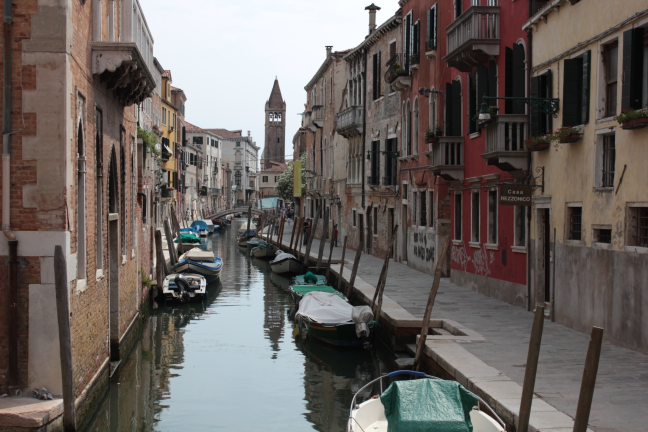
%> input picture 9/datasets/venice_canal_exp_0.jpg, 1296 x 864 px (shown at 1/2 size); its folder holds only this picture in this run
$ octave submission.m   (GNU Octave 9; MATLAB toolbox functions it lacks are replaced by stand-ins)
%> lines starting %> are read from the running program, lines starting %| are printed output that depends on the picture; in (x1, y1, x2, y2) boxes, pixels count from 0 and x2, y2 are one past the last pixel; in counts of white or black regions, pixels touching at a corner belong together; the program's own positions count from 1
### 10/utils/ReadLDR2Stack.m
function stack = ReadLDR2Stack(name_folder,format),
%> called with name_folder = 'datasets', format = 'jpg'
    list = dir([name_folder, '/*.', format]);
    n = length(list);
    name = [name_folder, '/', list(1).name];
    img_info = imfinfo(name);
    stack = zeros(img_info.Height, img_info.Width, img_info.NumberOfSamples, n, 'single');
    for i=1:n
        disp(list(i).name);
        stack(:,:,:,i) = single(im2double(imread([name_folder, '/', list(i).name])));
    end
end

### 10/utils/deghosting.m
function imgOut = deghosting(stack, iters, erosion_kernel_size, dilation_kernel_size, ward_percentile)
%> called with iters = 1, erosion_kernel_size = 3, dilation_kernel_size = 17, ward_percentile = 0.6
    [r,c,col,n] = size(stack);
%> r = 864; c = 1296; col = 3; n = 1
    total = zeros(r,c);
    weight = ones(r,c,n);
    moveMask = zeros(r,c);

    for i=1:n,
        img = stack(:,:,:,i);
        L = 0.2126 * img(:,:,1) + 0.7152 * img(:,:,2) + 0.0722 * img(:,:,3);

        % Calculating Mertens Well Exposedness
        sigma  = 0.2; %taken from original paper's parameters
        sigma2 = 2.0*sigma^2;

        well_exposedness = ones(r,c);

        for j=1:col,
            well_exposedness = well_exposedness .* exp(-(img(:,:,j)-0.5).^2/sigma2);
        end

        % Calculating Mertens Contrast
        imgEdge = imfilter(L,[0 1 0; 1 -4 1; 0 1 0],'replicate');
        contrast = abs(imfilter(imgEdge,[-1,-1,-1;-1,8,-1;-1,-1,-1],'replicate'));

        %Calculating Mertens Saturation
        mean_rgb = (img(:,:,1) + img(:,:,2) + img(:,:,3))/3;
        saturation = sqrt(((img(:,:,1)-mean_rgb).^2 + (img(:,:,2)-mean_rgb).^2 + (img(:,:,3)-mean_rgb).^2)/3);

        %Calculating weights
        weight(:,:,i) = (well_exposedness .* contrast .* saturation) + 1e-12;

        % Move mask
        grey = (54 * img(:,:,1) + 183 * img(:,:,2) +  19 * img(:,:,3)) / 256;
        matrix = sort(reshape(grey, r * c, 1));
        medVal = matrix(max([round(r * c * ward_percentile), 1]));
        mask = zeros(size(grey));
        mask(grey > medVal) = 1.0;
        moveMask = moveMask + mask;
    end
%> this loop made 1 pass
%> medVal on pass 1: 0.402
%> pass 1, in deghosting, `imgEdge = imfilter(L,[0 1 0; 1 -4 1; 0 1 0],'replicate');`:
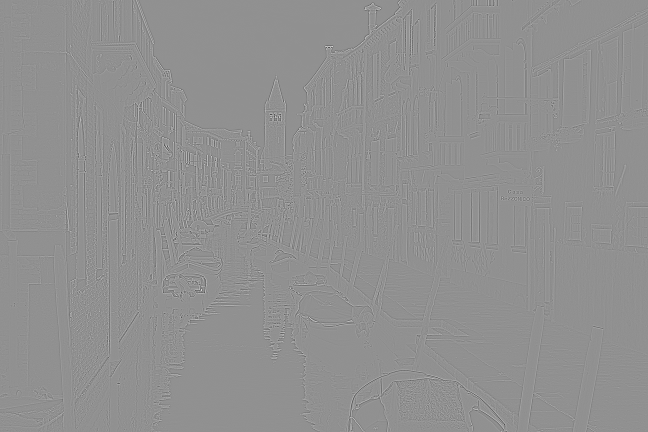
%> imgEdge: size 864x1296 single (shown at 1/2 size); min -1.15, max 0.871, mean 1.4e-10; drawn with min black and max white
%> pass 1, in deghosting, `contrast = abs(imfilter(imgEdge,[-1,-1,-1;-1,8,-1;-1,-1,-1],'replicate..`:
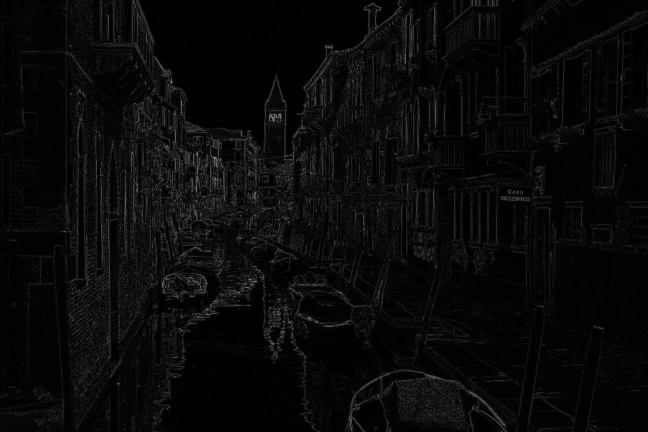
%> contrast: size 864x1296 single (shown at 1/2 size); min 0, max 9.02, mean 0.337; drawn with min black and max white
%> after the loop:
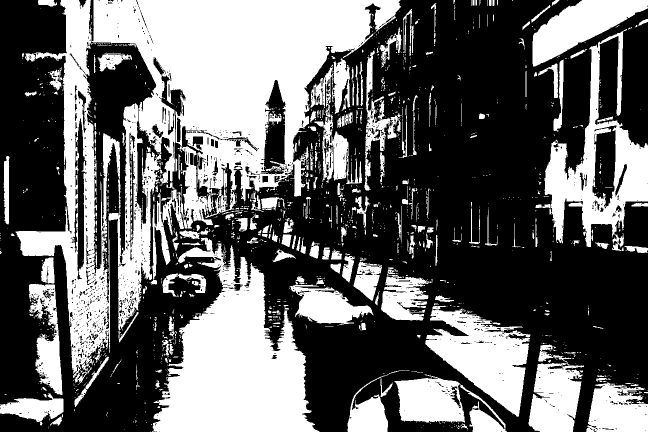
%> mask: size 864x1296 double (shown at 1/2 size); values 0 (black) and 1 (white), 40% white; 1557 white regions (1267 under 20 px), largest, box (x1, y1, x2, y2) and area: (184, 0, 802, 457) 128441, (304, 475, 639, 864) 69749, (31, 0, 325, 768) 62163
%> after the loop:
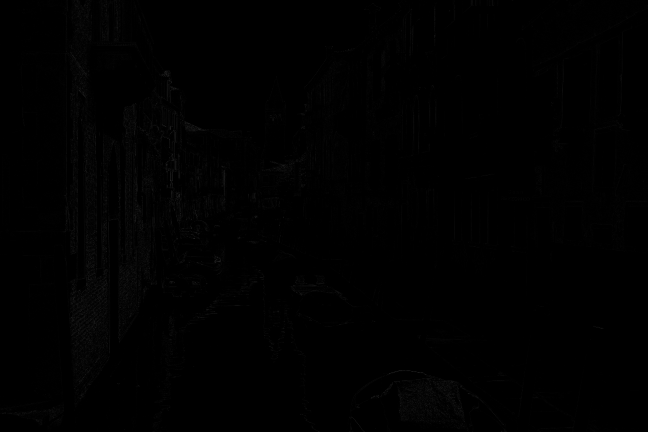
%> weight: size 864x1296 double (shown at 1/2 size); min 1e-12, max 0.379, mean 0.00384
    moveMask(moveMask > 0) = 1;
    dilation_kernel = strel('disk', dilation_kernel_size);
    erosion_kernel = strel('disk', erosion_kernel_size);

    for i=1:iters
        moveMask = imdilate(moveMask, dilation_kernel);
        moveMask = imerode(moveMask, erosion_kernel);
    end
%> this loop made 1 pass
%> pass 1, in deghosting, `moveMask = imerode(moveMask, erosion_kernel);`:
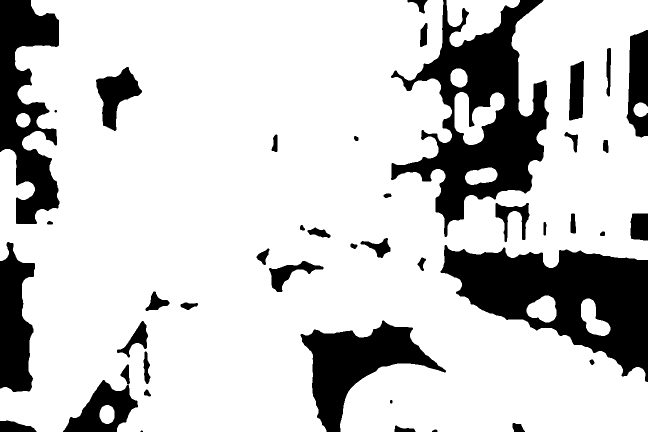
%> moveMask: size 864x1296 double (shown at 1/2 size); values 0 (black) and 1 (white), 79.7% white; 44 black regions (1 under 20 px), largest, box (x1, y1, x2, y2) and area: (782, 0, 1098, 474) 58935, (881, 490, 1296, 764) 57196, (0, 0, 119, 448) 29611

    %calculate connected components
    [moveMask_tmp, num] = bwlabel(moveMask, 4);
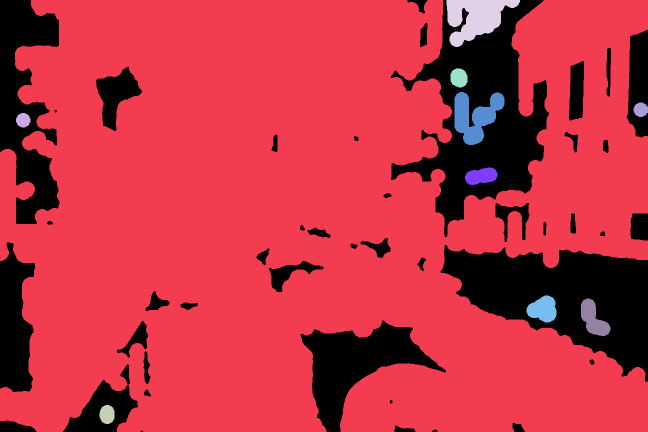
%> moveMask_tmp: size 864x1296 double (shown at 1/2 size); 11 distinct labels, from 0 to 10; one colour per label, 0 black
%> num = 10

    moveMask_final = moveMask_tmp .* moveMask;
    moveMask_final(moveMask == 0) = -1;
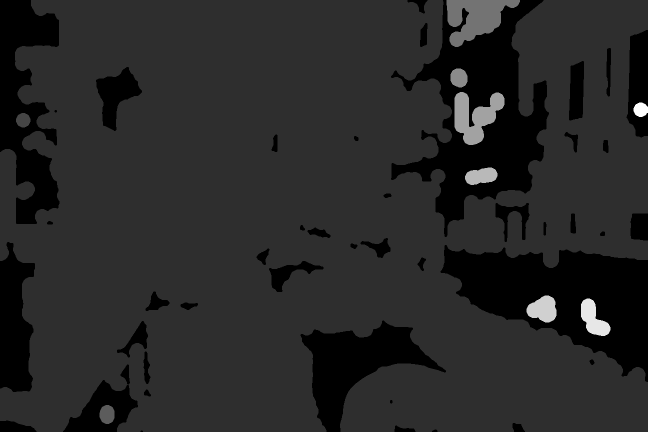
%> moveMask_final: size 864x1296 double (shown at 1/2 size); min -1, max 10, mean 0.694; drawn with min black and max white
    moveMask = moveMask_final;

    weight_move = weight;

    for i=0:num
        Weightvec = zeros(n,1);
        for j=1:n
            Weight_layer = weight(:,:,j);
            Weightvec(j) = mean(Weight_layer(moveMask == i));
        end
        [~, j] = max(Weightvec);

        Weight_layer = zeros(r, c);
        Weight_layer(moveMask == i) = 1;
        weight_move(:,:,j) = weight_move(:,:,j) .* (1 - Weight_layer) + Weight_layer;

        for k=1:n
            if(j ~= k)
                weight_move(:,:,k) = weight_move(:,:,k) .* (1 - Weight_layer);
            end
        end
    end
%> this loop made 11 passes
%> Weight_layer: size 864x1296 double; values 0 (black) and 1 (white), 0.06% white; 1 white region, box (x1, y1, x2, y2) and area: (1267, 205, 1296, 234) 657

    % Weight normalizing and pyramid generation
    for i=1:n,
        total = total + weight_move(:,:,i);
    end
    for i=1:n,
        pyrImg = [];
        for j = 1:col,
            pyrImg = [pyrImg, pyrLaplacian(stack(:,:,j,i))];
        end
        weight_i = weight_move(:,:,i)./total;
        weight_i(isnan(weight_i) | isinf(weight_i)) = 0;
        pyrWeight = pyrGaussian(weight_i);

        %Multiplication image times weights
        len = length(pyrImg);
        tmpVal = [];
        for j=1:len
            p = pyrMultiplication(pyrImg(j), pyrWeight);
            tmpVal = [tmpVal, p];
        end


        if(i == 1)
            tf = tmpVal;
        else
            tf_temp = [];

            for j=1:length(tf)
                p = pyrAddition(tf(j), tmpVal(j));
                tf_temp = [tf_temp, p];
            end

            tf = tf_temp;
        end
    end
    imgOut = zeros(r, c, col);
    for i=1:col
        imgOut(:,:,i) = pyrValidation(tf(i));
    end
    imgOut(imgOut<0) = 0;
    imgOut(imgOut>1) = 1;

end

### 10/utils/pyramidsLibrary/pyrGaussian.m
function out = pyrGaussian(img)
    levels = floor(log(min(size(img,1),size(img,2))) / log(2)) - 1;
    list = [];
    kernel = [1,4,6,4,1];
    matrix = kernel' * kernel;
    matrix = matrix / sum(matrix(:));

    for i=1:levels
        %Detail layer
        ts   = struct('detail',img);
        list = [list, ts];

        %Next level
        %Convolution followed by Downsampling
        imgB = imfilter(img, matrix, 'replicate');
        img = imresize(imgB, 0.5, 'bilinear');
    end

    %Base layer
    out = struct('list', list, 'base', img);
end

### 10/utils/pyramidsLibrary/pyrValidation.m
function img = pyrValidation(pyramid)
    img=[];
    for i=1:length(pyramid.list)
        ind = length(pyramid.list) - i + 1;
        [r, c] = size(pyramid.list(ind).detail);
        if(i == 1)
            pyramid.base = imresize(pyramid.base, [r, c], 'bilinear');
            img  = pyramid.base + pyramid.list(ind).detail;
        else
            img = imresize(img, [r, c], 'bilinear');
            img = img + pyramid.list(ind).detail;
        end
    end

end

### 10/submission.m
clc;clear;close all;

addpath(genpath('./utils'));
name_folder = 'datasets';
format = 'jpg';

fprintf('Reading LDR images into a Stack...\n');
stack = ReadLDR2Stack(name_folder,format);
iters = 1;
erosion_kernel_size = 3;
dilation_kernel_size = 17;
ward_percentile = 0.6;

fprintf('Performing Pece and Kautz Algorithm...\n');
hdr_deghosting = deghosting(stack, iters, erosion_kernel_size, dilation_kernel_size, ward_percentile);

fprintf('Comparing our result with Mertens Algorithm (without deghosting)...\n');
load mertens;
figure;imshow(mertens);title('Ghosting Image(Mertens) for reference');
figure;imshow(hdr_deghosting);title('Result: Deghosting');


fprintf('\n\nAlgorithm Credits:\nFabrizio Pece, and Jan Kautz.\nBitmap Movement Detection: HDR for Dynamic Scenes.\nIn Conference on Visual Media Production (CVMP), 2010\n');
